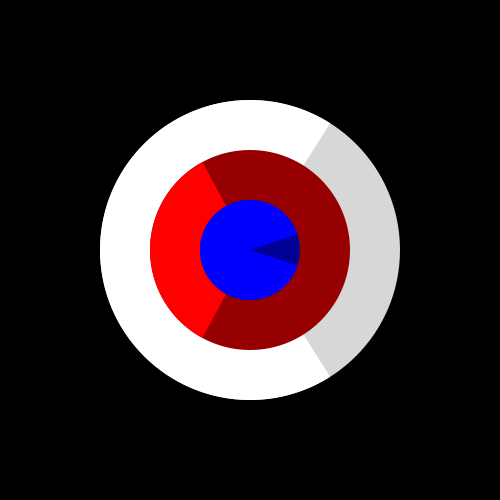
Frame 1 (no input)
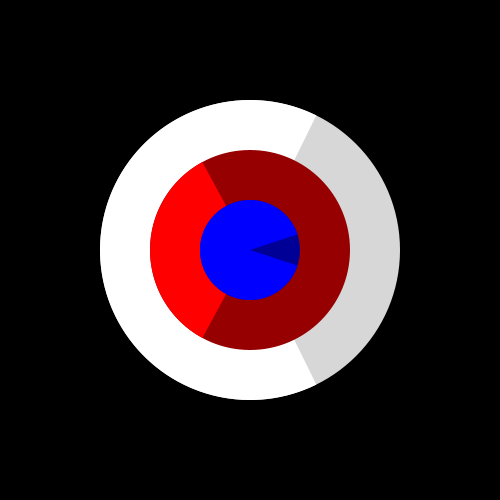
Frame 60 (the mouse pressed at the canvas centre just before this capture)
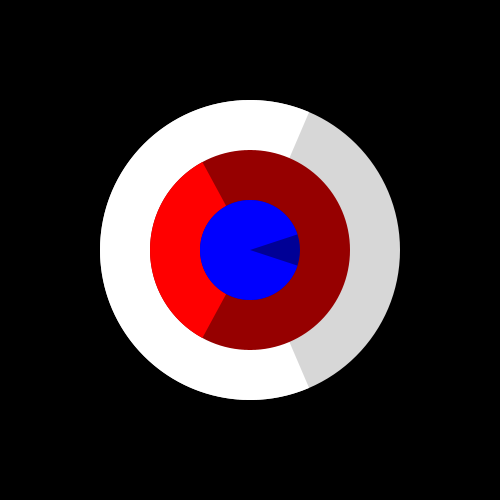
Frame 120 (the mouse held since frame 60 and released just before this capture)

The Processing sketch that drew these frames (run headless with seeded random() and noise(); from frame 60 on, the mouse is pressed at the canvas centre):

// Processing sketch: processing_61114
// ── processing_61114.pde

void setup(){ // definições de setup
  size(500,500); // tamanho da janela de fundo
}

void draw(){ // definições do desenho
  
  background(0); // cor do fundo
  smooth(); // suaviza o desenho
  
  int segundos=second(); // variável dos segundos
  int minutos=minute(); // variável dos minutos
  int horas=hour(); // variável das horas
  
  int x=width/2; // centro de X do arco
  int y=height/2; // posição de Y do arco
  
  float  angulo1=0; // variável do ângulo do arco
  float angulo2=PI+PI; // variável do ângulo do arco
  
  noStroke(); // não tem contorno
  
  fill(234.234,234); // cor de preenchimento da circunferência dos segundos
  ellipse(x,y, 300,300); // posição e tamanho da circunferência
  fill(255); // cor de preenchimento do arco dos segundos
  arc(x,y, 300,300, angulo1+segundos*0.053, angulo2-segundos*0.053); // posição X e Y dos arcos, tamanho de X e Y e a primeira  e segunda posição do ângulo que varia por segundo, respectivamente.
  
  fill(150,0,0); // cor de preenchimento da circunferência dos minutos
  ellipse(x,y, 200,200); // posição e tamanho da cincunferência
  fill(255,0,0); // cor de preenchimento do arco dos minutos
  arc(x,y, 200,200, angulo1+minutos*0.053,angulo2-minutos*0.053); // posição X e Y dos arcos, tamanho de X e Y e a primeira  e segunda posição do ângulo que varia por minuto, respectivamente.
  
  fill(0,0,150); // cor de preenchimento da circunferência das horas
  ellipse(x,y, 100,100); // posição e tamanho da circunferência
  fill(0,0,255); // cor de preenchimento do arco das horas
  arc(x,y, 100,100, angulo1+horas*0.159,angulo2-horas*0.159); // posição X e Y dos arcos, tamanho de X e Y e a primeira  e segunda posição do ângulo que varia por hora, respectivamente.
  
}
